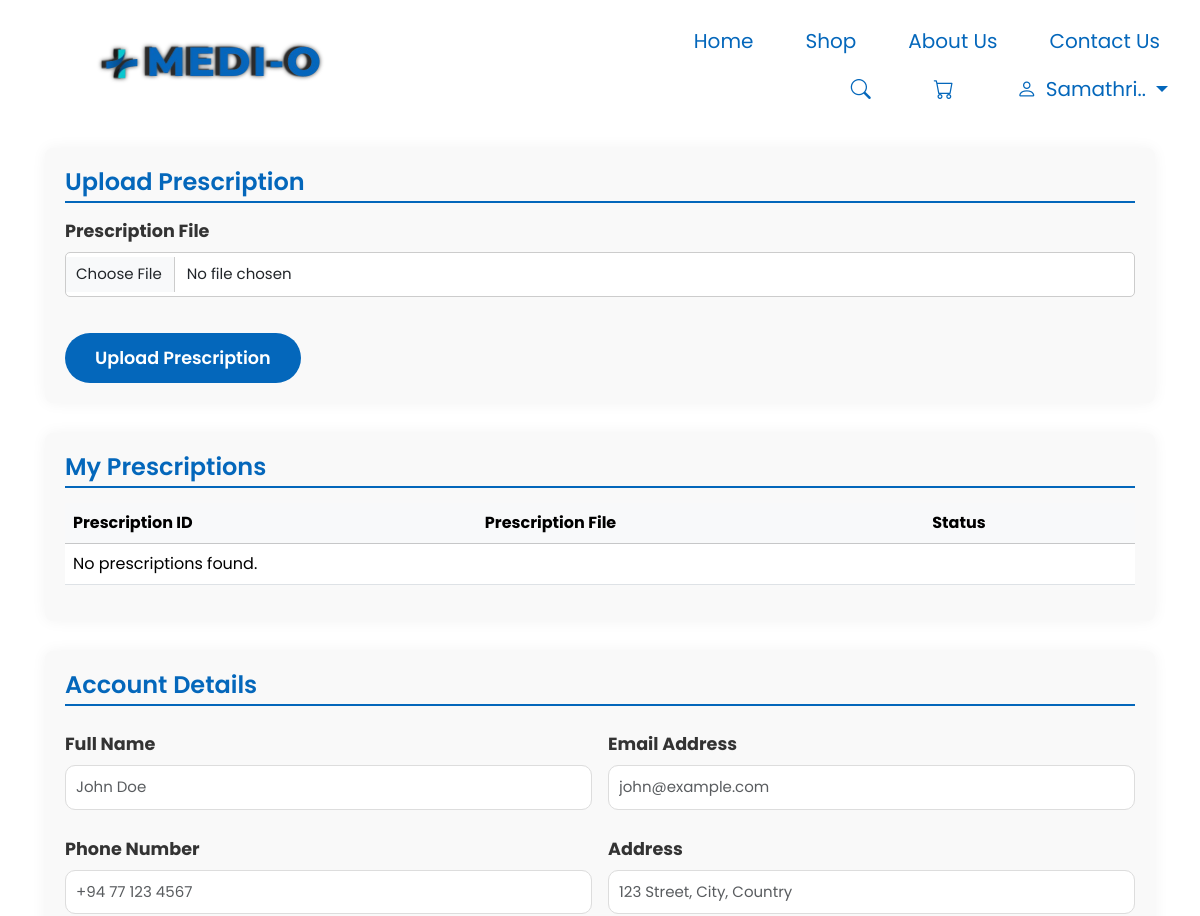
Page /profile.php (signed in, upper part) on the earlier database version.
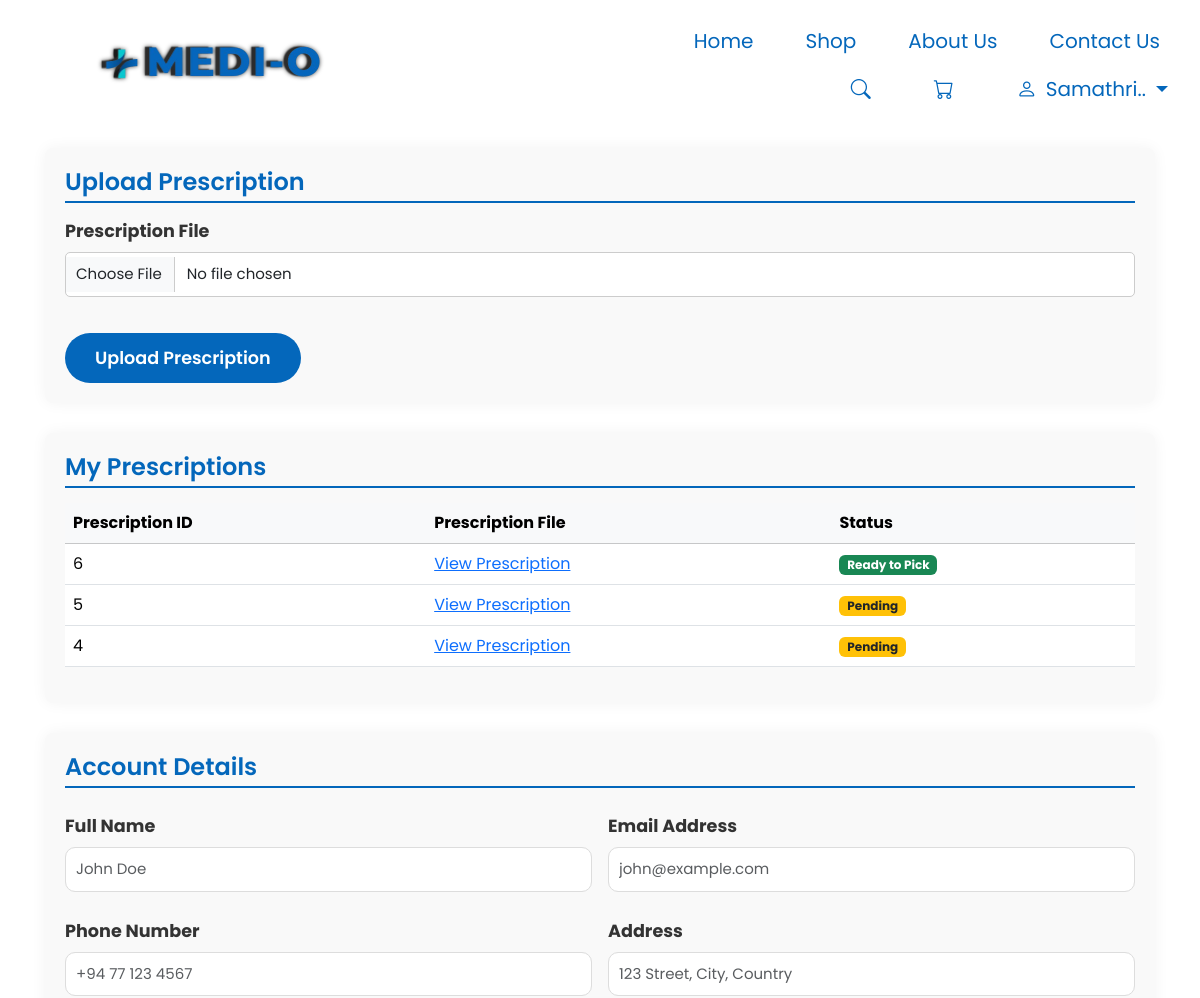
Same page on the later database version.
### tables this page shows
CREATE TABLE `prescriptions_2` (
  `id` int(11) NOT NULL,
  `user_id` int(11) NOT NULL,
  `file_path` varchar(255) NOT NULL,
  `created_at` timestamp NOT NULL DEFAULT current_timestamp(),
  `is_ready` tinyint(1) NOT NULL DEFAULT 0,
  `is_picked_up` tinyint(1) NOT NULL DEFAULT 0
);

### my-prescriptions.php (called while the page is built, shortened)
<?php
include 'includes/db.php';
$userId = $_SESSION['user_id'];
$sql = "SELECT * FROM `prescriptions_2` WHERE user_id = ? ORDER BY id DESC";
$stmt = $conn->prepare($sql);
$stmt->bind_param("i", $userId);
$stmt->execute();
$result = $stmt->get_result();
?>

### profile.php (the view, shortened to what this page needs)
<?php include 'upload-prescription.php'; ?>
<?php include 'my-prescriptions.php'; ?>
<!DOCTYPE html>
<html lang="en">
<head>
    <link href="https://cdn.jsdelivr.net/npm/bootstrap@5.3.3/dist/css/bootstrap.min.css" rel="stylesheet" />
    <link href="https://cdn.jsdelivr.net/npm/bootstrap-icons@1.11.3/font/bootstrap-icons.css" rel="stylesheet" />
    <link rel="stylesheet" href="https://cdn.jsdelivr.net/npm/swiper@11/swiper-bundle.min.css" />
    <link rel="stylesheet" href="css/styles.css" />
</head>
<body>
<?php include("components/header.php"); ?>
    <main class="container my-5 c-profile">
<section aria-labelledby="upload-prescription-section-title" class="form-section">
    <h2 id="upload-prescription-section-title" class="section-title">Upload Prescription</h2>
    <form action="upload-prescription.php" method="POST" enctype="multipart/form-data">
        <div class="mb-3">
            <label for="prescription-file" class="form-label">Prescription File</label>
            <input type="file" id="prescription-file" name="prescription-file" accept="image/*,application/pdf" class="form-control" required />
        </div>
        <button type="submit" name="upload_prescription" style="width: fit-content;" class="btn btn-primary">Upload Prescription</button>
    </form>
</section>
<section aria-labelledby="prescriptions-section-title" class="form-section">
  <h2 id="prescriptions-section-title" class="section-title">My Prescriptions</h2>
  <div class="table-responsive">
    <table class="table table-hover align-middle">
      <thead class="table-light">
        <tr>
          <th>Prescription ID</th>
          <th>Prescription File</th>
          <th>Status</th>
        </tr>
      </thead>
      <tbody>
        <?php if ($result->num_rows > 0): ?>
          <?php while ($row = $result->fetch_assoc()): ?>
            <tr>
              <td><?= $row['id'] ?></td>
              <td>
                <a href="uploads/prescriptions/<?= htmlspecialchars($row['file_path']) ?>" target="_blank" download>
                  View Prescription
                </a>
              </td>
              <td>
                <?php if ((int)$row['is_ready'] === 1): ?>
                  <span class="badge bg-success">Ready to Pick</span>
                <?php else: ?>
                  <span class="badge bg-warning text-dark">Pending</span>
                <?php endif; ?>
              </td>
            </tr>
          <?php endwhile; ?>
        <?php else: ?>
          <tr>
            <td colspan="3">No prescriptions found.</td>
          </tr>
        <?php endif; ?>
      </tbody>
    </table>
  </div>
</section>
        <section aria-labelledby="account-section-title" class="form-section">
            <h2 id="account-section-title" class="section-title">Account Details</h2>
            <form id="profileForm" novalidate>
                <div class="row g-3">
                    <div class="col-md-6">
                        <label for="name" class="form-label">Full Name</label>
                        <input type="text" class="form-control" id="name" placeholder="John Doe" required />
                    </div>
                    <div class="col-md-6">
                        <label for="email" class="form-label">Email Address</label>
                        <input type="email" class="form-control" id="email" placeholder="john@example.com" required />
                    </div>
                    <div class="col-md-6">
                        <label for="phone" class="form-label">Phone Number</label>
                        <input type="tel" class="form-control" id="phone" placeholder="+94 77 123 4567" required />
                    </div>
                    <div class="col-md-6">
                        <label for="address" class="form-label">Address</label>
                        <input type="text" class="form-control" id="address" placeholder="123 Street, City, Country"
                            required />
                    </div>
                </div>
            </form>
        </section>
    </main>
</body>
</html>

Differences in the rows shown:
added prescriptions_2: id "6", is_ready "Ready to Pick"
added prescriptions_2: id "5", is_ready "Pending"
added prescriptions_2: id "4", is_ready "Pending"
Other differences:
text no longer shown: "No prescriptions found."
